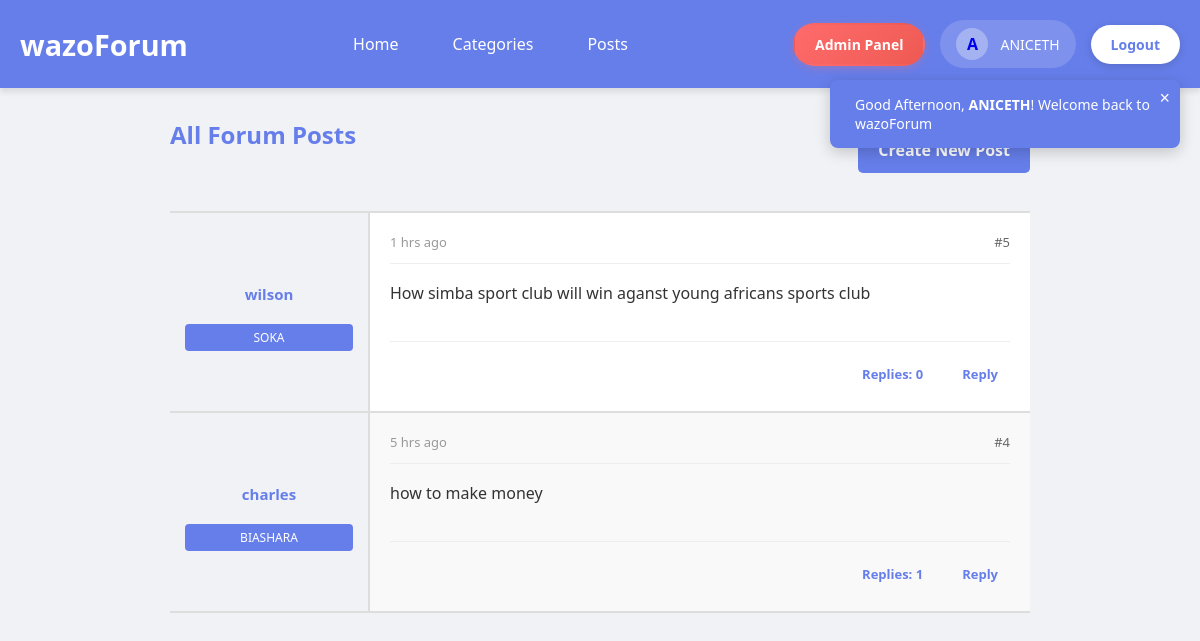
The page /posts.php (signed in) on the database its author committed.
### tables this page shows
CREATE TABLE `posts` (
  `post_id` int(11) NOT NULL,
  `user_id` int(11) NOT NULL,
  `category_id` int(11) NOT NULL,
  `content` text NOT NULL,
  `status` enum('open','closed') DEFAULT 'open',
  `created_at` timestamp NOT NULL DEFAULT current_timestamp()
);

CREATE TABLE `users` (
  `user_id` int(11) NOT NULL,
  `email` varchar(100) NOT NULL,
  `username` varchar(50) NOT NULL,
  `password` varchar(255) NOT NULL,
  `role` enum('admin','member') NOT NULL DEFAULT 'member',
  `created_at` timestamp NOT NULL DEFAULT current_timestamp()
);

CREATE TABLE `categories` (
  `category_id` int(11) NOT NULL,
  `category_name` varchar(100) NOT NULL,
  `description` text DEFAULT NULL,
  `created_at` timestamp NOT NULL DEFAULT current_timestamp()
);

### function.php (called while the page is built, shortened)
<?php
if(!function_exists('isLogedIn')){
    function isLogedIn(){
        return isset ($_SESSION['user_id']);
    }
}
?>

### posts.php (the view, shortened to what this page needs)
<?php
include("function.php");
?>
<!DOCTYPE html>
<html lang="en">
<head>
</head>
<body>
<?php include("header.php"); ?>
<div class="container">
    <div style="display: flex; justify-content: space-between; align-items: center; margin-bottom: 30px;">
        <h1 class="page-title">All Forum Posts</h1>
        <?php if(isLogedIn()): ?>
            <a href="create_post.php" class="action-btn" style="background: #667eea; color: white; padding: 12px 20px; border-radius: 5px; text-decoration: none; font-size: 16px;">
                Create New Post
            </a>
        <?php endif; ?>
    </div>
    <div class="feed">
<?php
$sql = "
    SELECT
        p.post_id,
        p.user_id,
        p.content,
        p.created_at,
        u.username,
        c.category_name,
        COUNT(r.reply_id) AS total_replies
    FROM posts p
    JOIN users u ON p.user_id = u.user_id
    JOIN categories c ON p.category_id = c.category_id
    LEFT JOIN replies r ON p.post_id = r.post_id
    GROUP BY p.post_id
    ORDER BY p.created_at DESC
";
$result = mysqli_query($conn, $sql);
function timeAgo($datetime) {
    $time = strtotime($datetime);
    $diff = time() - $time;
    if ($diff < 86400) return floor($diff / 3600) . " hrs ago";
    return floor($diff / 86400) . " days ago";
}
if ($result && mysqli_num_rows($result) > 0) {
    while ($row = mysqli_fetch_assoc($result)) {
?>
    <div class="post">
        <div class="post-sidebar">
            <div class="post-author"><?php echo htmlspecialchars($row['username']); ?></div>
            <span class="post-category"><?php echo htmlspecialchars($row['category_name']); ?></span>
        </div>
        <div class="post-content">
            <div class="post-header">
                <span class="post-time"><?php echo timeAgo($row['created_at']); ?></span>
                <span>#<?php echo $row['post_id']; ?></span>
            </div>
            <div class="post-body">
                <?php echo nl2br(htmlspecialchars(substr($row['content'], 0, 300))) . (strlen($row['content']) > 300 ? '...' : ''); ?>
            </div>
            <div class="post-footer">
                <div class="post-actions">
                    <a class="action-btn" href="replay.php?post_id=<?php echo $row['post_id']; ?>">
                        Replies: <?php echo $row['total_replies']; ?>
                    </a>
                    <?php if(isLogedIn()): ?>
                        <a class="action-btn" href="replay.php?post_id=<?php echo $row['post_id']; ?>">
                            Reply
                        </a>
                    <?php else: ?>
                        <a class="action-btn reply-btn-disabled" title="Login required to reply - You must be logged in to participate in discussions" href="login.php?message=Login to reply to posts">
                            Reply (Login Required)
                        </a>
                    <?php endif; ?>
                </div>
            </div>
        </div>
    </div>
<?php
    }
} ?>
    </div>
</div>
</body>
</html>

### posts.php (style rules this page uses)
* { margin: 0; padding: 0; box-sizing: border-box; }
body { font-family: 'Segoe UI', Tahoma, Geneva, Verdana, sans-serif; background: #f0f2f5; color: #333; }
.container { max-width: 900px; margin: 30px auto; padding: 0 20px; }
.page-title { margin-bottom: 30px; color: #667eea; font-size: 24px; }
.feed { display: flex; flex-direction: column; gap: 0; border-top: 2px solid #ddd; }
.post { background: white; border-bottom: 2px solid #ddd; display: grid; grid-template-columns: 200px 1fr; gap: 0; transition: background 0.3s ease; min-height: 200px; }
.post:nth-child(even) { background: #f9f9f9; }
.post-sidebar { background: #f0f2f5; padding: 20px 15px; border-right: 2px solid #ddd; text-align: center; display: flex; flex-direction: column; justify-content: center; }
.post-author { font-weight: 700; color: #667eea; font-size: 15px; margin-bottom: 10px; word-break: break-word; }
.post-category { font-size: 12px; background: #667eea; color: white; padding: 5px 8px; border-radius: 4px; display: inline-block; margin-top: 10px; }
.post-content { padding: 20px; display: flex; flex-direction: column; }
.post-header { display: flex; justify-content: space-between; align-items: center; margin-bottom: 15px; font-size: 13px; color: #666; border-bottom: 1px solid #eee; padding-bottom: 12px; }
.post-time { color: #999; font-size: 13px; }
.post-body { color: #333; font-size: 16px; line-height: 1.8; margin-bottom: 15px; flex-grow: 1; }
.post-footer { display: flex; justify-content: flex-end; gap: 15px; font-size: 13px; padding-top: 15px; border-top: 1px solid #eee; }
.post-actions { display: flex; gap: 15px; align-items: center; }
.action-btn { display: flex; align-items: center; gap: 5px; color: #667eea; text-decoration: none; font-weight: 600; cursor: pointer; transition: all 0.3s ease; font-size: 13px; padding: 8px 12px; }

### header.php (style rules this page uses)
* { margin: 0; padding: 0; box-sizing: border-box; }

### rows shown on the page
posts: user.username "wilson", category.category_name "SOKA", created_at "1 hrs ago", post_id "5", content "How simba sport club will win aganst young africans sports club", total_replies "0"
posts: user.username "charles", category.category_name "BIASHARA", created_at "5 hrs ago", post_id "4", content "how to make money", total_replies "1"

### other values the page prints
$firstLetter "A"
$user['username'] "ANICETH"
